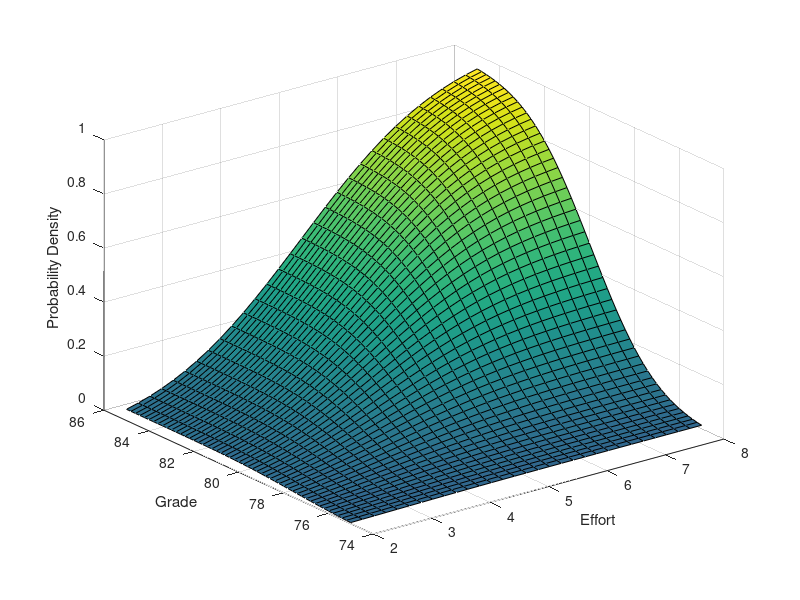

Write the MATLAB code that produced this figure.
mu = [5 80];
Sigma = [3 2; 2 5];
x1 = 2:.2:8; 
x2 = 75:.2:85;
[X1,X2] = meshgrid(x1,x2);
F = mvncdf([X1(:) X2(:)],mu,Sigma);
F = reshape(F,length(x2),length(x1));
surf(x1,x2,F);
caxis([min(F(:))-.5*range(F(:)),max(F(:))]);
xlabel('Effort'); ylabel('Grade'); zlabel('Probability Density');